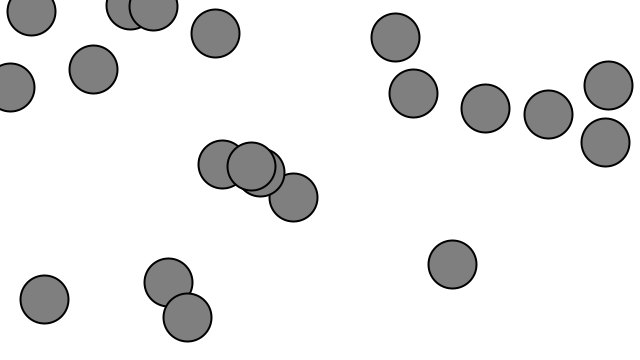
Frame 1 (no input)
Frame 60 (the mouse pressed at the canvas centre just before this capture): identical to frame 1, image omitted
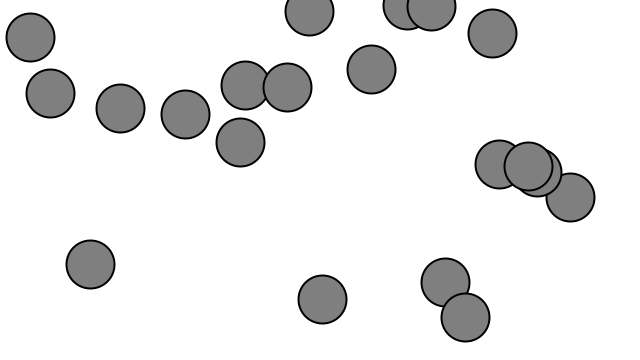
Frame 120 (the mouse held since frame 60 and released just before this capture)

The Processing sketch that drew these frames (run headless with seeded random() and noise(); from frame 60 on, the mouse is pressed at the canvas centre):

// Processing sketch: ForcesBasic
// ── ForcesBasic.pde
Mover[] movers = new Mover[20];

void setup(){
  size(640, 360);
  for(int i = 0; i < movers.length; i++){
    movers[i] = new Mover();
  
  }
}

void draw(){
  background(255);
  for(int i = 0; i < movers.length; i++){
      if(mousePressed){
      PVector wind = new PVector(0.5, 0);
      movers[i].applyForce(wind);
    }
    movers[i].update();
    movers[i].checkEdges();
    movers[i].display();
  }
}
// ── Mover.pde
class Mover {

  PVector position;
  PVector velocity;
  PVector acceleration;
  float mass;
  float topSpeed;
  
  Mover(){
    position = new PVector(random(width), random(height));
    velocity = new PVector(0, 0);
    acceleration = new PVector(0, 0);
    topSpeed = 5;
    mass = 1;
  }
  
  void update(){
    velocity.add(acceleration);
    velocity.limit(topSpeed);
    position.add(velocity);
    acceleration.mult(0);
  }
  
  void display(){
    stroke(0);
    strokeWeight(2);
    fill(127);
    ellipse(position.x, position.y, 48, 48);
  }
  
  void checkEdges(){
    if(position.x > width) {
      position.x = 0;
    }
    else if(position.x < 0){
      position.x = width;
    }
    
    
    if(position.y > height) {
      position.y = 0;
    }
    else if(position.y < 0){
      position.y = height;
    }
  }
  
  void applyForce(PVector force){
    PVector f = PVector.div(force, mass);
    acceleration.add(f);
  }
}
